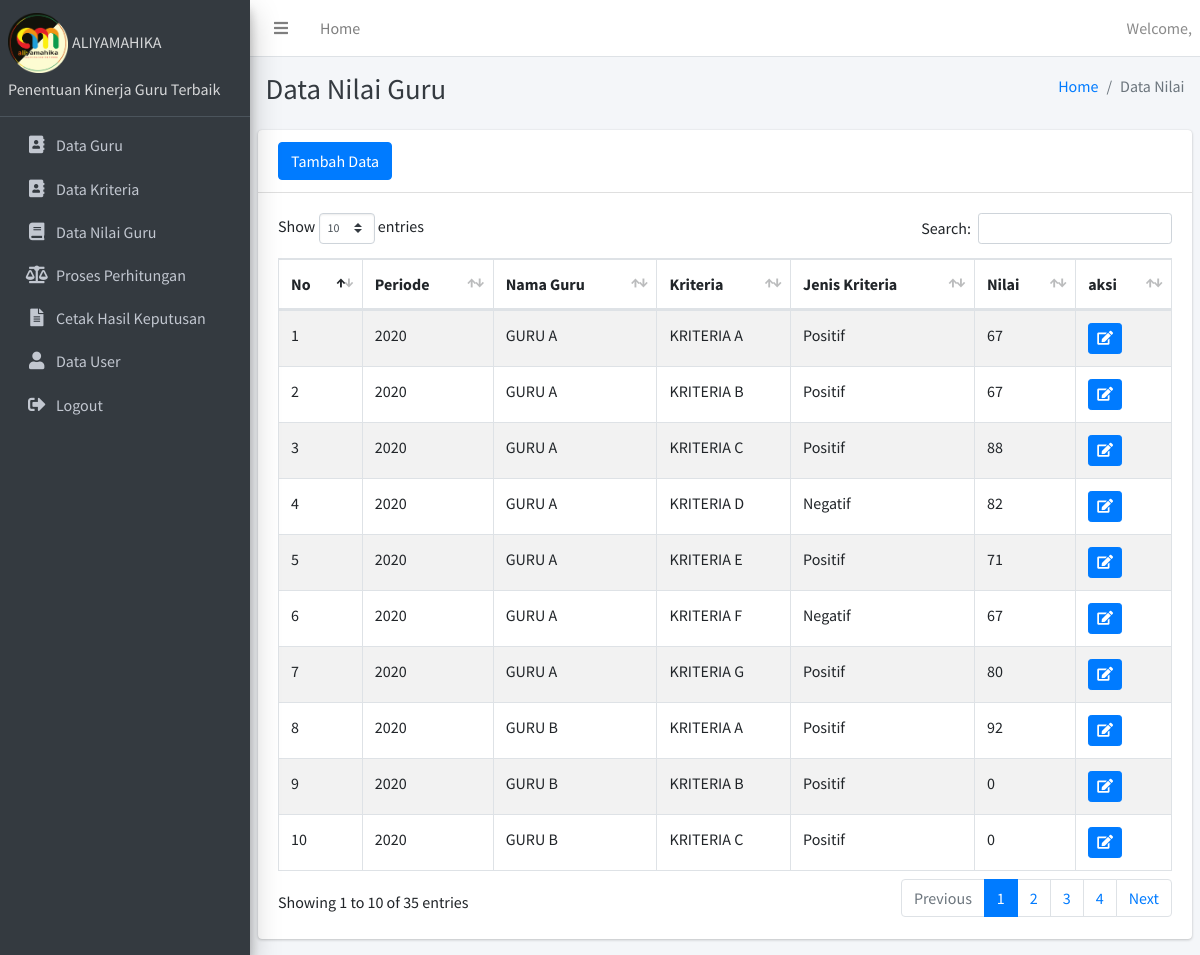
The page /dashboard.php?module=data_nilai on the database as committed earlier.
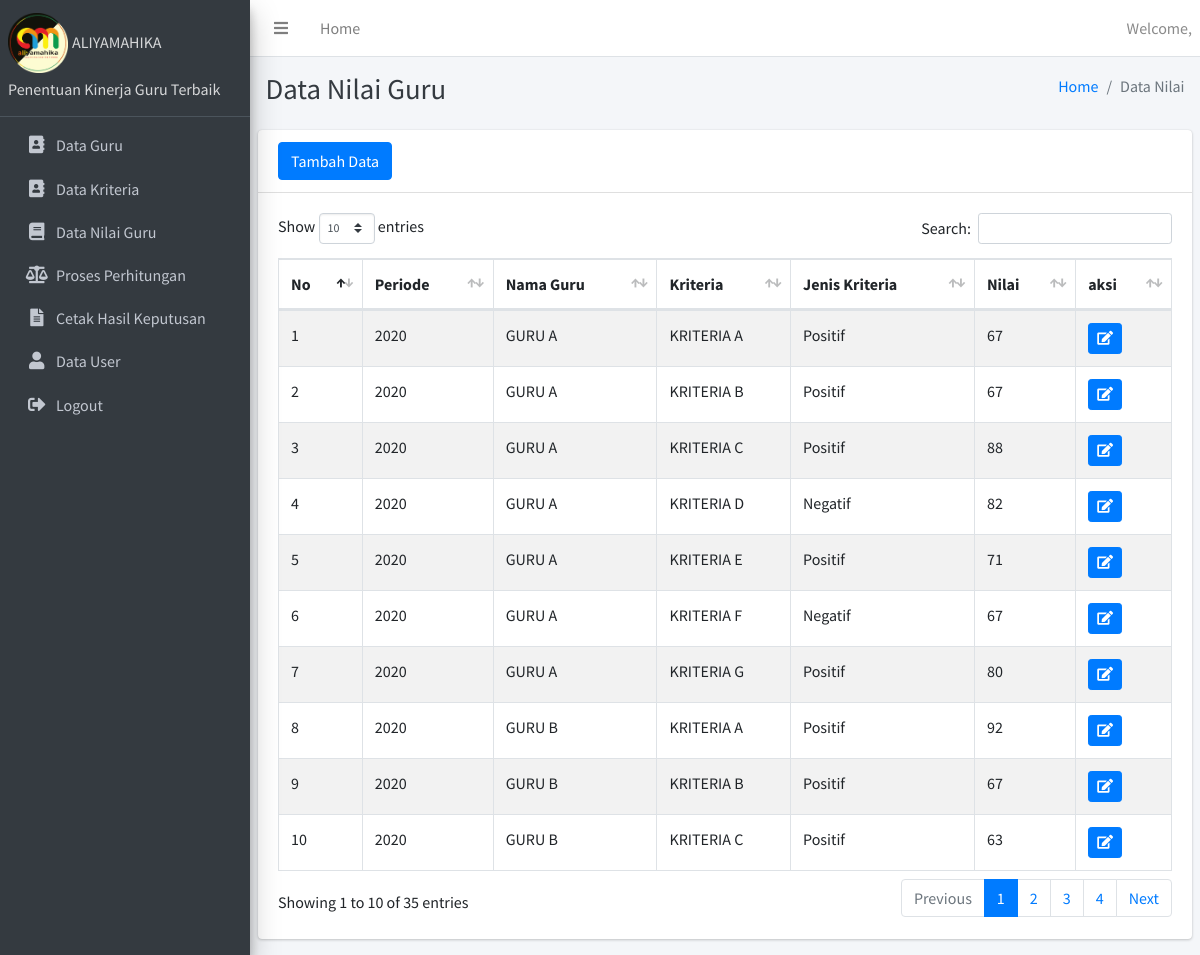
The same page on the database as committed later.
### tables this page shows
CREATE TABLE `guru` (
  `id_guru` varchar(10) NOT NULL,
  `nm_guru` varchar(20) DEFAULT NULL,
  `jenkel` varchar(20) DEFAULT NULL,
  `alamat` varchar(50) NOT NULL
);

CREATE TABLE `nilai` (
  `id_nilai` int(11) NOT NULL,
  `id_kriteria` varchar(10) NOT NULL,
  `id_kinerja` varchar(10) NOT NULL,
  `nilai` int(11) NOT NULL,
  `nil_hitung` float NOT NULL
);

CREATE TABLE `kinerja` (
  `id_kinerja` varchar(10) NOT NULL,
  `tgl_kinerja` date NOT NULL,
  `periode` char(4) NOT NULL,
  `nil_akhir` float NOT NULL,
  `id_guru` varchar(10) NOT NULL,
  `id_user` varchar(10) NOT NULL
);

CREATE TABLE `kriteria` (
  `id_kriteria` varchar(10) NOT NULL,
  `nm_kriteria` varchar(40) DEFAULT NULL,
  `tren` varchar(20) DEFAULT NULL,
  `bobot` int(11) DEFAULT NULL
);

### modul/nilai/data_nilai.php (the view, shortened to what this page needs)
<div class="content-header">
  <div class="container-fluid">
    <div class="row mb-2">
      <div class="col-sm-6">
        <h1 class="m-0 text-dark">Data Nilai Guru</h1>
      </div>
      <div class="col-sm-6">
        <ol class="breadcrumb float-sm-right">
          <li class="breadcrumb-item"><a href="?module=home">Home</a></li>
          <li class="breadcrumb-item active">Data Nilai</li>
        </ol>
      </div>
    </div>
  </div>
</div>
    <section class="content">
      <div class="row">
        <div class="col-12">
          <div class="card">
            <div class="card-header">
              <a href="?module=input_nilai" class="btn btn-primary">Tambah Data</a>
            </div>
            <div class="card-body">
              <table id="example1" class="table table-bordered table-striped">
                <thead>
				<tr>
					<th>No</th>
					<th>Periode</th>
					<th>Nama Guru</th>
					<th>Kriteria</th>
					<th>Jenis Kriteria</th>
					<th>Nilai</th>
					<th>aksi</th>
				</tr>
			</thead>
			<tbody>
				<?php
				$sql =  mysqli_query($koneksi, "SELECT nilai.id_kriteria AS id_kriteria, nilai.id_kinerja AS id_kinerja, kinerja.Periode AS periode, guru.nm_guru AS nm_guru, kriteria.nm_kriteria AS nm_kriteria, nilai.nilai AS nilai, kriteria.tren AS tren FROM guru, kinerja, nilai, kriteria WHERE guru.id_guru=kinerja.id_guru AND kinerja.id_kinerja=nilai.id_kinerja AND nilai.id_kriteria=kriteria.id_kriteria");
					$no = 1;
					while($row = mysqli_fetch_assoc($sql)){
				?>
						<tr>
							<td><?php echo $no ?></td>
							<td><?php echo $row['periode'];?></td>
							<td><?php echo $row['nm_guru'];?></td>
							<td><?php echo $row['nm_kriteria'];?></td>
							<td><?php echo $row['tren'];?></td>
							<td><?php echo $row['nilai'];?></td>
							<td>
								<a href="?module=edit_nilai&id_kinerja=<?php echo $row['id_kinerja']; ?>&id_kriteria=<?php echo $row['id_kriteria']; ?>" title="Edit Data" class="btn btn-primary btn-sm"><i class="nav-icon fas fa-edit"></i></a>
							</td>
						</tr>
						<?php
						$no++;
				}
				?>
				</tbody>
				</table>
				</div>
          </div>
        </div>
      </div>
    </section>

Rows that differ between the two databases and show on the page:
changed through a linked row, guru "GURU B": nilai.nilai "0" → "67"; nilai.nilai "0" → "63"
